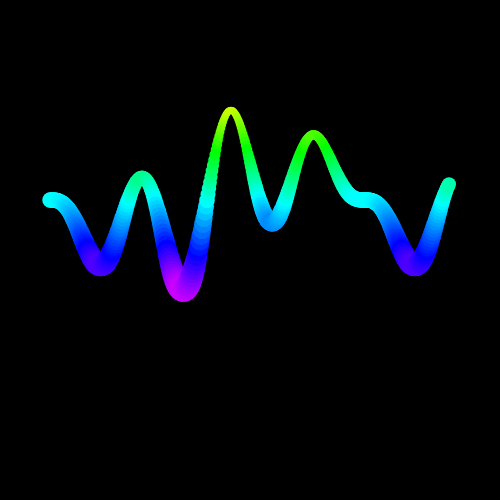
Frame 1 (no input)
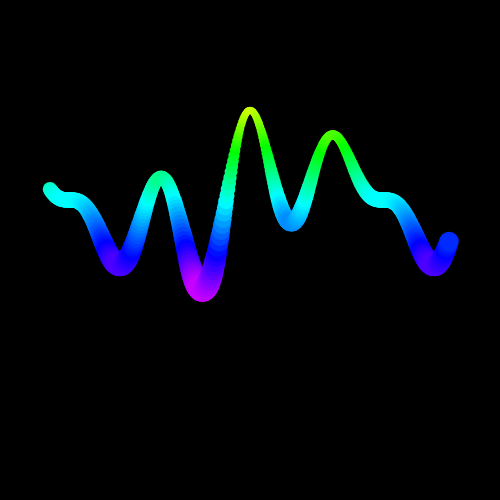
Frame 60 (no input)
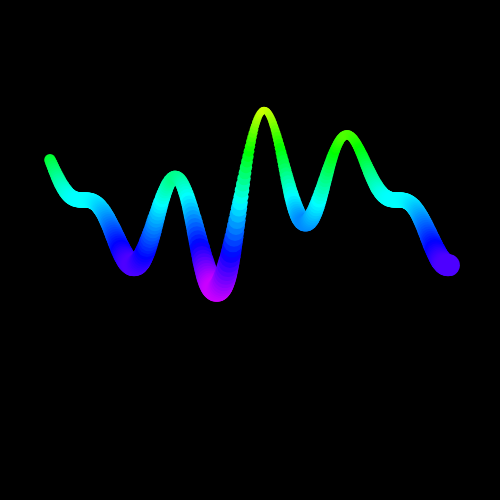
Frame 120 (the mouse pressed at the canvas centre since frame 60)

The p5.js sketch that drew these frames (run headless with seeded random() and noise() and a simulated clock; from frame 60 on, the mouse is pressed at the canvas centre):

// p5.js sketch
// ── sketch.js
var startA = 0;
function setup() {
  createCanvas(500,500);
  background(0);
  colorMode(HSB,100);
  //noLoop();
}

function draw() {
  background(0);
  var x = 50;
  var a = startA;
  while(x < width -50){
    var y = map(sin(a)*sin(a*3)*sin(a*4),-1,1,50,350);
    var co = map(y, 50, 350, 0, 100);
    var sw = map(y, 50, 350, 1, 30);
    stroke(co,100,100);
    strokeWeight(sw);
    point(x,y);
    x = x + 1;
    a = a + 0.01;
  }
  startA = startA + 0.05;
}
